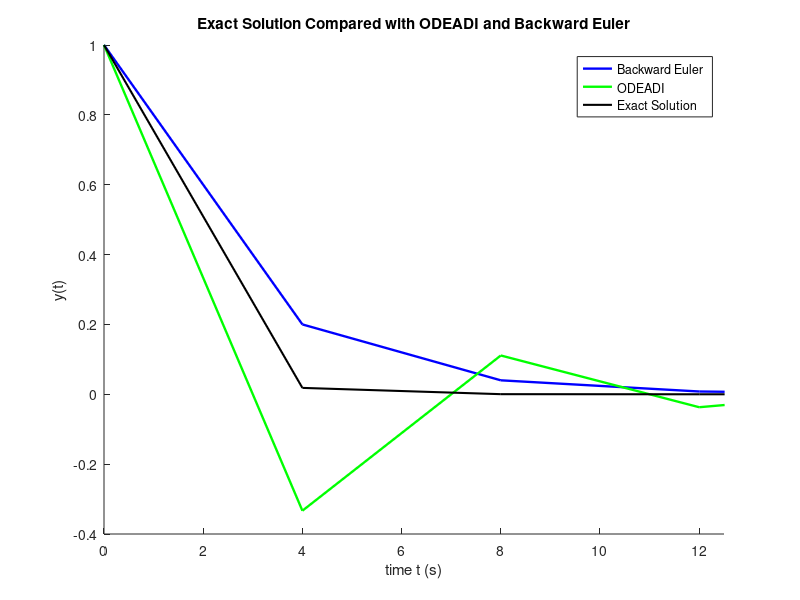

The MATLAB script that drew this image:
%part 0 - ADI project 

%the correct code:
%solving y' = -y  
%y(0)=1
%y=exp(-t)


clear all
clc
close all

Ttot = 16; %total time
dt = 4;
N = Ttot/dt; %N = time steps
Ttot = N*dt;
t = 0:dt:Ttot;
%plot against t = N*dt = Ttot

% since y(0) = 1:
yf = ones(1,N);
yb = ones(1,N);
yadi = ones(1,N);
yexact = ones(1,N);

for j = 2:length(t)
yf(j) = yf(j-1)*(1-dt);
yb(j) = yb(j-1)*(1/(1+dt));
yadi(j) = yadi(j-1)*((1-dt/2)/(1+dt/2));
yexact(j) = yexact(j-1)*(exp(-dt));
end

figure(1)
hold on
% plot(t,yf,'ro','Linewidth',1.7) % plot of forward Euler
plot(t,yb,'b','Linewidth',1.7) % plot of backward Euler
plot(t,yadi,'g','Linewidth',1.7) % plot of ODEADI
plot(t,yexact,'k','Linewidth',1.5) %plot of exact solution
xlabel('time t (s)')
ylabel('y(t)')
xlim([0 12.5])
title('Exact Solution Compared with ODEADI and Backward Euler')
legend('Backward Euler','ODEADI','Exact Solution')
hold off